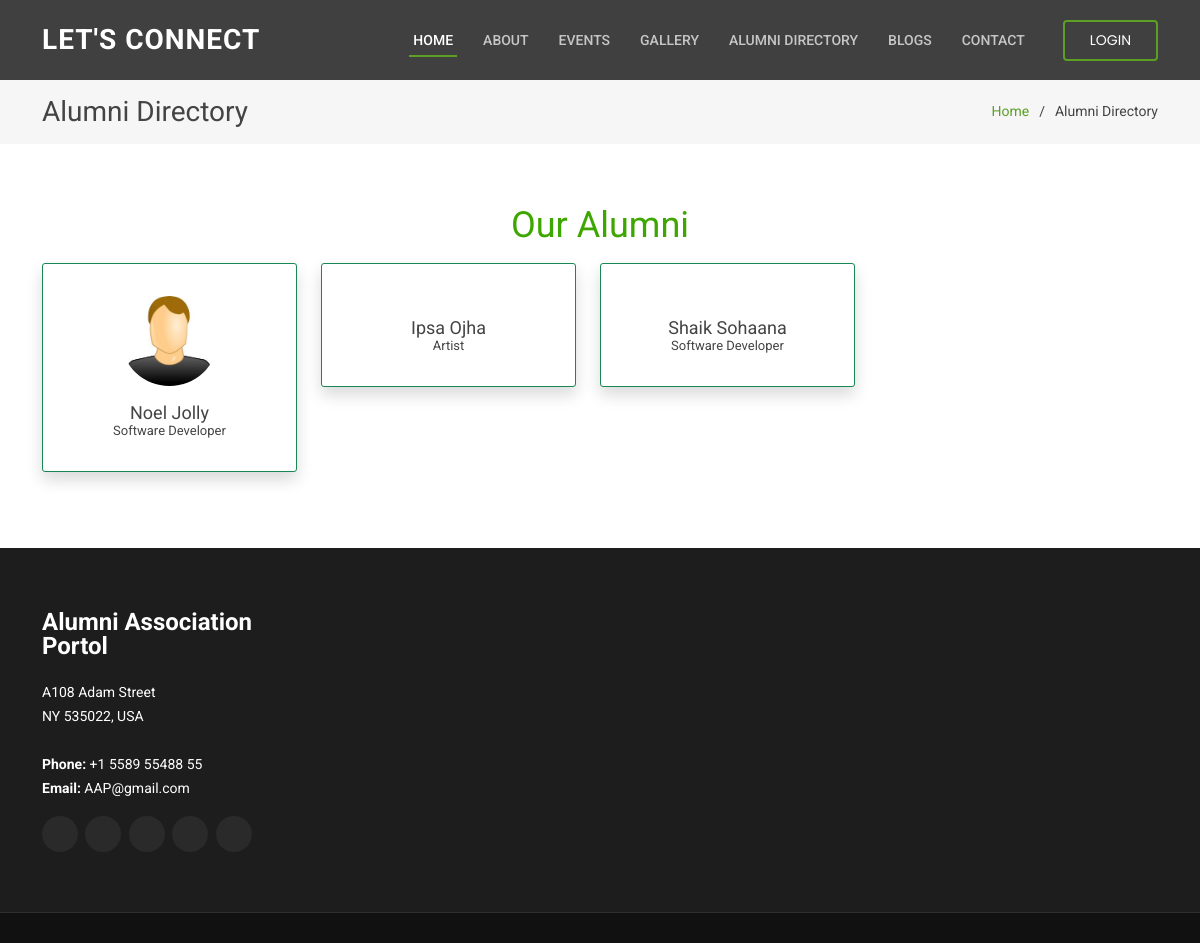
The app's page /alumniDirectory with its own data.
### Interface/models.py (models this page shows, shortened)
class alumniData(models.Model):
    genderchoice = (('unknown','UNKNOWN'),('male','MALE'),('female','FEMALE'))
    Name = models.CharField(max_length=25)
    Bio = models.CharField(max_length=100, default='Here is My Bio')
    Profile_image = models.ImageField(blank=True, null=True, upload_to="profile_images/",default='default.jpg')
    Email = models.ForeignKey(User, on_delete=models.CASCADE)
    Gender = models.CharField(choices=genderchoice,max_length=8,default='unknown')
    Birthdate = models.DateField(blank=True,null=True)
    Designation = models.CharField(max_length=50, default='Software Developer')
    Phone_number = models.CharField(max_length=10)
    Address = models.TextField(max_length=120,blank=True,null=True)
    Course = models.ForeignKey(courseData, on_delete=models.CASCADE,blank=True,null=True)
    Branch = models.ForeignKey(branchData, on_delete=models.CASCADE,blank=True,null=True)
    BatchYear = models.CharField(max_length=4,default=0)

### Interface/views.py (the view)
# urls.py: path('alumniDirectory', Alumnidirectory.as_view(), name= 'alumnidirectory'),
class Alumnidirectory(ListView):
    model = alumniData
    template_name = 'alumni/alumnidirectory.html'

### Interface/templates/alumni/alumnidirectory.html (shortened to what this page needs)
{% extends "basic.html" %}
{% block content %}
  <main id="main">
    <section id="breadcrumbs" class="breadcrumbs">
      <div class="container">
        <div class="d-flex justify-content-between align-items-center">
          <h2>Alumni Directory</h2>
          <ol>
            <li><a href="{% url 'homepage' %}">Home</a></li>
            <li>Alumni Directory</li>
          </ol>
        </div>
      </div>
    </section>
    <section class="inner-page">
      <div class="container text-center">
        <div class="row">
          <div class="col">
            <h1><span style="color: rgb(62,166,0);">Our Alumni</span></h1>
          </div>
          <div class="row">
            {% for x in object_list %}
            <div class="col-lg-3 col-md-6" >
              <div class="card shadow p-3 border border-success my-3">
                <div class="card-body">
                  <a href="{% url 'alumniprofile'  x.pk %}"><img src="{{ x.Profile_image.url }}" alt="" class="image-fluid rounded-circle w-50 mb-3"></a>
                  <h4>{{ x.Name }}</h3>
                  <h6>{{ x.Designation }} </h5>
                </div>
              </div>
            </div>
            {% endfor %}
          </div>
        </div>
      </div>
    </section>
  </main>
{% endblock content %}

### static/assets/css/style.css (style rules this page uses)
body { font-family: "Open Sans", sans-serif; color: #444444; }
a { color: #5c9f24; text-decoration: none; }
h1, h2, h3, h4, h5, h6 { font-family: "Roboto", sans-serif; }
section { padding: 60px 0; }
.breadcrumbs { padding: 15px 0; background: #f6f6f6; min-height: 40px; margin-top: 80px; }
.breadcrumbs h2 { font-size: 28px; font-weight: 400; }
.breadcrumbs ol { display: flex; flex-wrap: wrap; list-style: none; padding: 0; margin: 0; }
.breadcrumbs ol li + li { padding-left: 10px; }
.breadcrumbs ol li + li::before { display: inline-block; padding-right: 10px; color: #444444; content: "/"; }

### static/assets/css/main.css (style rules this page uses)
.row { display: -webkit-box; display: -webkit-flex; display: -moz-box; display: -ms-flexbox; display: flex; -webkit-flex-wrap: wrap; -ms-flex-wrap: wrap; flex-wrap: wrap; }
html { -webkit-box-sizing: border-box; -moz-box-sizing: border-box; box-sizing: border-box; }
* { padding: 0; margin: 0; }
*, *:before, *:after { -webkit-box-sizing: inherit; -moz-box-sizing: inherit; box-sizing: inherit; }
body, h1, h2, h3, h4, h5, h6, blockquote, p, pre, dl, dd, ol, ul, figure, hr, fieldset, legend { margin: 0; padding: 0; }
body { font-family: "Roboto", "Arial", "Helvetica Neue", sans-serif; font-weight: 400; font-size: 14px; }
h1, h2, h3, h4, h5, h6 { font-weight: 400; }
h1 { font-size: 36px; }
h2 { font-size: 30px; }
h4 { font-size: 18px; }
h6 { font-size: 13px; }
.card { overflow: hidden; -webkit-border-radius: 3px; -moz-border-radius: 3px; border-radius: 3px; background: #fff; }

### records on screen
alumniData: Profile_image (picture), Name "Noel Jolly", Designation "Software Developer"
alumniData: Name "Ipsa Ojha", Designation "Artist"
alumniData: Name "Shaik Sohaana", Designation "Software Developer"
